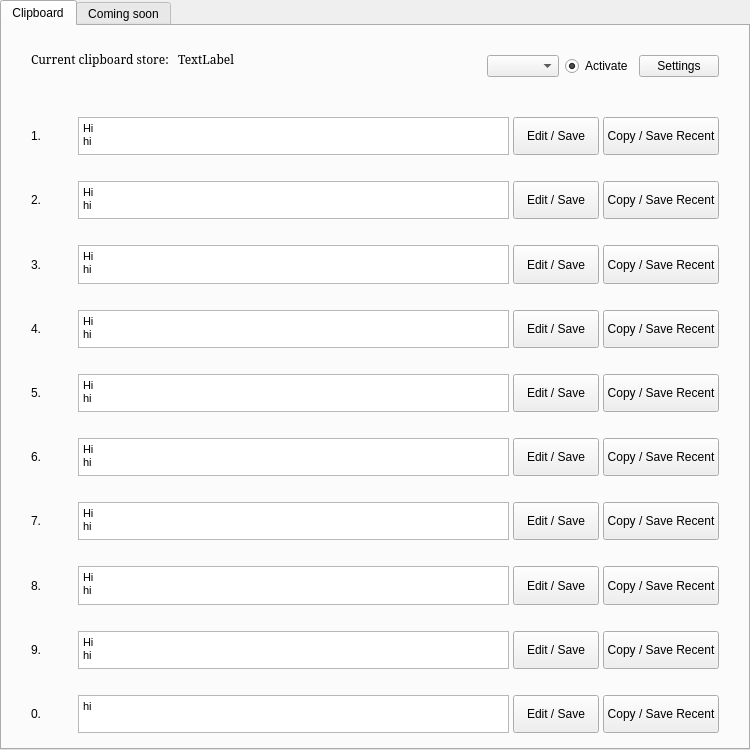
<?xml version="1.0" encoding="UTF-8"?>
<ui version="4.0">
 <class>BetterClipboard</class>
 <widget class="QTabWidget" name="BetterClipboard">
  <property name="geometry">
   <rect>
    <x>0</x>
    <y>0</y>
    <width>750</width>
    <height>750</height>
   </rect>
  </property>
  <property name="sizePolicy">
   <sizepolicy hsizetype="MinimumExpanding" vsizetype="MinimumExpanding">
    <horstretch>0</horstretch>
    <verstretch>0</verstretch>
   </sizepolicy>
  </property>
  <property name="minimumSize">
   <size>
    <width>750</width>
    <height>750</height>
   </size>
  </property>
  <property name="windowTitle">
   <string>Powerful Tools</string>
  </property>
  <property name="currentIndex">
   <number>0</number>
  </property>
  <widget class="QWidget" name="tab">
   <attribute name="title">
    <string>Clipboard</string>
   </attribute>
   <layout class="QHBoxLayout" name="horizontalLayout_2">
    <property name="topMargin">
     <number>5</number>
    </property>
    <property name="bottomMargin">
     <number>5</number>
    </property>
    <item>
     <layout class="QVBoxLayout" name="verticalLayout">
      <item>
       <layout class="QHBoxLayout" name="recent_layout" stretch="1,3,0,0,0">
        <property name="leftMargin">
         <number>20</number>
        </property>
        <property name="topMargin">
         <number>20</number>
        </property>
        <property name="rightMargin">
         <number>20</number>
        </property>
        <property name="bottomMargin">
         <number>20</number>
        </property>
        <item>
         <widget class="QLabel" name="current_text">
          <property name="font">
           <font>
            <family>Constantia</family>
           </font>
          </property>
          <property name="text">
           <string>Current clipboard store: </string>
          </property>
          <property name="alignment">
           <set>Qt::AlignLeading|Qt::AlignLeft|Qt::AlignTop</set>
          </property>
         </widget>
        </item>
        <item>
         <widget class="QLabel" name="current_value">
          <property name="minimumSize">
           <size>
            <width>0</width>
            <height>30</height>
           </size>
          </property>
          <property name="maximumSize">
           <size>
            <width>16777215</width>
            <height>30</height>
           </size>
          </property>
          <property name="font">
           <font>
            <family>Constantia</family>
           </font>
          </property>
          <property name="text">
           <string>TextLabel</string>
          </property>
          <property name="alignment">
           <set>Qt::AlignLeading|Qt::AlignLeft|Qt::AlignTop</set>
          </property>
         </widget>
        </item>
        <item>
         <widget class="QComboBox" name="clipboard_set_combo"/>
        </item>
        <item>
         <widget class="QRadioButton" name="clipboard_active">
          <property name="text">
           <string>Activate</string>
          </property>
          <property name="checked">
           <bool>true</bool>
          </property>
         </widget>
        </item>
        <item>
         <widget class="QPushButton" name="settings_button">
          <property name="text">
           <string>Settings</string>
          </property>
         </widget>
        </item>
       </layout>
      </item>
      <item>
       <layout class="QHBoxLayout" name="entry_hori_1" stretch="1,10,2,2">
        <property name="spacing">
         <number>4</number>
        </property>
        <property name="leftMargin">
         <number>20</number>
        </property>
        <property name="topMargin">
         <number>10</number>
        </property>
        <property name="rightMargin">
         <number>20</number>
        </property>
        <property name="bottomMargin">
         <number>10</number>
        </property>
        <item>
         <widget class="QLabel" name="entry_choice_1">
          <property name="text">
           <string>1.</string>
          </property>
         </widget>
        </item>
        <item>
         <widget class="QTextEdit" name="entry_textEdit_1">
          <property name="enabled">
           <bool>true</bool>
          </property>
          <property name="sizePolicy">
           <sizepolicy hsizetype="Expanding" vsizetype="Expanding">
            <horstretch>0</horstretch>
            <verstretch>0</verstretch>
           </sizepolicy>
          </property>
          <property name="minimumSize">
           <size>
            <width>200</width>
            <height>30</height>
           </size>
          </property>
          <property name="maximumSize">
           <size>
            <width>10000</width>
            <height>50</height>
           </size>
          </property>
          <property name="baseSize">
           <size>
            <width>200</width>
            <height>50</height>
           </size>
          </property>
          <property name="html">
           <string>&lt;!DOCTYPE HTML PUBLIC &quot;-//W3C//DTD HTML 4.0//EN&quot; &quot;http://www.w3.org/TR/REC-html40/strict.dtd&quot;&gt;
&lt;html&gt;&lt;head&gt;&lt;meta name=&quot;qrichtext&quot; content=&quot;1&quot; /&gt;&lt;style type=&quot;text/css&quot;&gt;
p, li { white-space: pre-wrap; }
&lt;/style&gt;&lt;/head&gt;&lt;body style=&quot; font-family:'MS Shell Dlg 2'; font-size:8pt; font-weight:400; font-style:normal;&quot;&gt;
&lt;p style=&quot; margin-top:0px; margin-bottom:0px; margin-left:0px; margin-right:0px; -qt-block-indent:0; text-indent:0px;&quot;&gt;Hi&lt;/p&gt;
&lt;p style=&quot; margin-top:0px; margin-bottom:0px; margin-left:0px; margin-right:0px; -qt-block-indent:0; text-indent:0px;&quot;&gt;hi&lt;/p&gt;&lt;/body&gt;&lt;/html&gt;</string>
          </property>
         </widget>
        </item>
        <item>
         <widget class="QPushButton" name="entry_edit_button_1">
          <property name="sizePolicy">
           <sizepolicy hsizetype="Minimum" vsizetype="Expanding">
            <horstretch>0</horstretch>
            <verstretch>0</verstretch>
           </sizepolicy>
          </property>
          <property name="maximumSize">
           <size>
            <width>16777215</width>
            <height>45</height>
           </size>
          </property>
          <property name="text">
           <string>Edit / Save</string>
          </property>
         </widget>
        </item>
        <item>
         <widget class="QPushButton" name="entry_copy_button_1">
          <property name="sizePolicy">
           <sizepolicy hsizetype="Minimum" vsizetype="Expanding">
            <horstretch>0</horstretch>
            <verstretch>0</verstretch>
           </sizepolicy>
          </property>
          <property name="minimumSize">
           <size>
            <width>0</width>
            <height>0</height>
           </size>
          </property>
          <property name="maximumSize">
           <size>
            <width>16777215</width>
            <height>45</height>
           </size>
          </property>
          <property name="text">
           <string>Copy / Save Recent</string>
          </property>
         </widget>
        </item>
       </layout>
      </item>
      <item>
       <layout class="QHBoxLayout" name="entry_hori_2" stretch="1,10,2,2">
        <property name="spacing">
         <number>4</number>
        </property>
        <property name="leftMargin">
         <number>20</number>
        </property>
        <property name="topMargin">
         <number>10</number>
        </property>
        <property name="rightMargin">
         <number>20</number>
        </property>
        <property name="bottomMargin">
         <number>10</number>
        </property>
        <item>
         <widget class="QLabel" name="entry_choice_2">
          <property name="text">
           <string>2.</string>
          </property>
         </widget>
        </item>
        <item>
         <widget class="QTextEdit" name="entry_textEdit_2">
          <property name="enabled">
           <bool>true</bool>
          </property>
          <property name="sizePolicy">
           <sizepolicy hsizetype="Expanding" vsizetype="Expanding">
            <horstretch>0</horstretch>
            <verstretch>0</verstretch>
           </sizepolicy>
          </property>
          <property name="minimumSize">
           <size>
            <width>200</width>
            <height>30</height>
           </size>
          </property>
          <property name="maximumSize">
           <size>
            <width>10000</width>
            <height>50</height>
           </size>
          </property>
          <property name="baseSize">
           <size>
            <width>200</width>
            <height>50</height>
           </size>
          </property>
          <property name="html">
           <string>&lt;!DOCTYPE HTML PUBLIC &quot;-//W3C//DTD HTML 4.0//EN&quot; &quot;http://www.w3.org/TR/REC-html40/strict.dtd&quot;&gt;
&lt;html&gt;&lt;head&gt;&lt;meta name=&quot;qrichtext&quot; content=&quot;1&quot; /&gt;&lt;style type=&quot;text/css&quot;&gt;
p, li { white-space: pre-wrap; }
&lt;/style&gt;&lt;/head&gt;&lt;body style=&quot; font-family:'MS Shell Dlg 2'; font-size:8pt; font-weight:400; font-style:normal;&quot;&gt;
&lt;p style=&quot; margin-top:0px; margin-bottom:0px; margin-left:0px; margin-right:0px; -qt-block-indent:0; text-indent:0px;&quot;&gt;Hi&lt;/p&gt;
&lt;p style=&quot; margin-top:0px; margin-bottom:0px; margin-left:0px; margin-right:0px; -qt-block-indent:0; text-indent:0px;&quot;&gt;hi&lt;/p&gt;&lt;/body&gt;&lt;/html&gt;</string>
          </property>
         </widget>
        </item>
        <item>
         <widget class="QPushButton" name="entry_edit_button_2">
          <property name="sizePolicy">
           <sizepolicy hsizetype="Minimum" vsizetype="Expanding">
            <horstretch>0</horstretch>
            <verstretch>0</verstretch>
           </sizepolicy>
          </property>
          <property name="maximumSize">
           <size>
            <width>16777215</width>
            <height>45</height>
           </size>
          </property>
          <property name="text">
           <string>Edit / Save</string>
          </property>
         </widget>
        </item>
        <item>
         <widget class="QPushButton" name="entry_copy_button_2">
          <property name="sizePolicy">
           <sizepolicy hsizetype="Minimum" vsizetype="Expanding">
            <horstretch>0</horstretch>
            <verstretch>0</verstretch>
           </sizepolicy>
          </property>
          <property name="minimumSize">
           <size>
            <width>0</width>
            <height>0</height>
           </size>
          </property>
          <property name="maximumSize">
           <size>
            <width>16777215</width>
            <height>45</height>
           </size>
          </property>
          <property name="text">
           <string>Copy / Save Recent</string>
          </property>
         </widget>
        </item>
       </layout>
      </item>
      <item>
       <layout class="QHBoxLayout" name="entry_hori_3" stretch="1,10,2,2">
        <property name="spacing">
         <number>4</number>
        </property>
        <property name="leftMargin">
         <number>20</number>
        </property>
        <property name="topMargin">
         <number>10</number>
        </property>
        <property name="rightMargin">
         <number>20</number>
        </property>
        <property name="bottomMargin">
         <number>10</number>
        </property>
        <item>
         <widget class="QLabel" name="entry_choice_3">
          <property name="text">
           <string>3.</string>
          </property>
         </widget>
        </item>
        <item>
         <widget class="QTextEdit" name="entry_textEdit_3">
          <property name="enabled">
           <bool>true</bool>
          </property>
          <property name="sizePolicy">
           <sizepolicy hsizetype="Expanding" vsizetype="Expanding">
            <horstretch>0</horstretch>
            <verstretch>0</verstretch>
           </sizepolicy>
          </property>
          <property name="minimumSize">
           <size>
            <width>200</width>
            <height>30</height>
           </size>
          </property>
          <property name="maximumSize">
           <size>
            <width>10000</width>
            <height>50</height>
           </size>
          </property>
          <property name="baseSize">
           <size>
            <width>200</width>
            <height>50</height>
           </size>
          </property>
          <property name="html">
           <string>&lt;!DOCTYPE HTML PUBLIC &quot;-//W3C//DTD HTML 4.0//EN&quot; &quot;http://www.w3.org/TR/REC-html40/strict.dtd&quot;&gt;
&lt;html&gt;&lt;head&gt;&lt;meta name=&quot;qrichtext&quot; content=&quot;1&quot; /&gt;&lt;style type=&quot;text/css&quot;&gt;
p, li { white-space: pre-wrap; }
&lt;/style&gt;&lt;/head&gt;&lt;body style=&quot; font-family:'MS Shell Dlg 2'; font-size:8pt; font-weight:400; font-style:normal;&quot;&gt;
&lt;p style=&quot; margin-top:0px; margin-bottom:0px; margin-left:0px; margin-right:0px; -qt-block-indent:0; text-indent:0px;&quot;&gt;Hi&lt;/p&gt;
&lt;p style=&quot; margin-top:0px; margin-bottom:0px; margin-left:0px; margin-right:0px; -qt-block-indent:0; text-indent:0px;&quot;&gt;hi&lt;/p&gt;&lt;/body&gt;&lt;/html&gt;</string>
          </property>
         </widget>
        </item>
        <item>
         <widget class="QPushButton" name="entry_edit_button_3">
          <property name="sizePolicy">
           <sizepolicy hsizetype="Minimum" vsizetype="Expanding">
            <horstretch>0</horstretch>
            <verstretch>0</verstretch>
           </sizepolicy>
          </property>
          <property name="maximumSize">
           <size>
            <width>16777215</width>
            <height>45</height>
           </size>
          </property>
          <property name="text">
           <string>Edit / Save</string>
          </property>
         </widget>
        </item>
        <item>
         <widget class="QPushButton" name="entry_copy_button_3">
          <property name="sizePolicy">
           <sizepolicy hsizetype="Minimum" vsizetype="Expanding">
            <horstretch>0</horstretch>
            <verstretch>0</verstretch>
           </sizepolicy>
          </property>
          <property name="minimumSize">
           <size>
            <width>0</width>
            <height>0</height>
           </size>
          </property>
          <property name="maximumSize">
           <size>
            <width>16777215</width>
            <height>45</height>
           </size>
          </property>
          <property name="text">
           <string>Copy / Save Recent</string>
          </property>
         </widget>
        </item>
       </layout>
      </item>
      <item>
       <layout class="QHBoxLayout" name="entry_hori_4" stretch="1,10,2,2">
        <property name="spacing">
         <number>4</number>
        </property>
        <property name="leftMargin">
         <number>20</number>
        </property>
        <property name="topMargin">
         <number>10</number>
        </property>
        <property name="rightMargin">
         <number>20</number>
        </property>
        <property name="bottomMargin">
         <number>10</number>
        </property>
        <item>
         <widget class="QLabel" name="entry_choice_4">
          <property name="text">
           <string>4.</string>
          </property>
         </widget>
        </item>
        <item>
         <widget class="QTextEdit" name="entry_textEdit_4">
          <property name="enabled">
           <bool>true</bool>
          </property>
          <property name="sizePolicy">
           <sizepolicy hsizetype="Expanding" vsizetype="Expanding">
            <horstretch>0</horstretch>
            <verstretch>0</verstretch>
           </sizepolicy>
          </property>
          <property name="minimumSize">
           <size>
            <width>200</width>
            <height>30</height>
           </size>
          </property>
          <property name="maximumSize">
           <size>
            <width>10000</width>
            <height>50</height>
           </size>
          </property>
          <property name="baseSize">
           <size>
            <width>200</width>
            <height>50</height>
           </size>
          </property>
          <property name="html">
           <string>&lt;!DOCTYPE HTML PUBLIC &quot;-//W3C//DTD HTML 4.0//EN&quot; &quot;http://www.w3.org/TR/REC-html40/strict.dtd&quot;&gt;
&lt;html&gt;&lt;head&gt;&lt;meta name=&quot;qrichtext&quot; content=&quot;1&quot; /&gt;&lt;style type=&quot;text/css&quot;&gt;
p, li { white-space: pre-wrap; }
&lt;/style&gt;&lt;/head&gt;&lt;body style=&quot; font-family:'MS Shell Dlg 2'; font-size:8pt; font-weight:400; font-style:normal;&quot;&gt;
&lt;p style=&quot; margin-top:0px; margin-bottom:0px; margin-left:0px; margin-right:0px; -qt-block-indent:0; text-indent:0px;&quot;&gt;Hi&lt;/p&gt;
&lt;p style=&quot; margin-top:0px; margin-bottom:0px; margin-left:0px; margin-right:0px; -qt-block-indent:0; text-indent:0px;&quot;&gt;hi&lt;/p&gt;&lt;/body&gt;&lt;/html&gt;</string>
          </property>
         </widget>
        </item>
        <item>
         <widget class="QPushButton" name="entry_edit_button_4">
          <property name="sizePolicy">
           <sizepolicy hsizetype="Minimum" vsizetype="Expanding">
            <horstretch>0</horstretch>
            <verstretch>0</verstretch>
           </sizepolicy>
          </property>
          <property name="maximumSize">
           <size>
            <width>16777215</width>
            <height>45</height>
           </size>
          </property>
          <property name="text">
           <string>Edit / Save</string>
          </property>
         </widget>
        </item>
        <item>
         <widget class="QPushButton" name="entry_copy_button_4">
          <property name="sizePolicy">
           <sizepolicy hsizetype="Minimum" vsizetype="Expanding">
            <horstretch>0</horstretch>
            <verstretch>0</verstretch>
           </sizepolicy>
          </property>
          <property name="minimumSize">
           <size>
            <width>0</width>
            <height>0</height>
           </size>
          </property>
          <property name="maximumSize">
           <size>
            <width>16777215</width>
            <height>45</height>
           </size>
          </property>
          <property name="text">
           <string>Copy / Save Recent</string>
          </property>
         </widget>
        </item>
       </layout>
      </item>
      <item>
       <layout class="QHBoxLayout" name="entry_hori_5" stretch="1,10,2,2">
        <property name="spacing">
         <number>4</number>
        </property>
        <property name="leftMargin">
         <number>20</number>
        </property>
        <property name="topMargin">
         <number>10</number>
        </property>
        <property name="rightMargin">
         <number>20</number>
        </property>
        <property name="bottomMargin">
         <number>10</number>
        </property>
        <item>
         <widget class="QLabel" name="entry_choice_5">
          <property name="text">
           <string>5.</string>
          </property>
         </widget>
        </item>
        <item>
         <widget class="QTextEdit" name="entry_textEdit_5">
          <property name="enabled">
           <bool>true</bool>
          </property>
          <property name="sizePolicy">
           <sizepolicy hsizetype="Expanding" vsizetype="Expanding">
            <horstretch>0</horstretch>
            <verstretch>0</verstretch>
           </sizepolicy>
          </property>
          <property name="minimumSize">
           <size>
            <width>200</width>
            <height>30</height>
           </size>
          </property>
          <property name="maximumSize">
           <size>
            <width>10000</width>
            <height>50</height>
           </size>
          </property>
          <property name="baseSize">
           <size>
            <width>200</width>
            <height>50</height>
           </size>
          </property>
          <property name="html">
           <string>&lt;!DOCTYPE HTML PUBLIC &quot;-//W3C//DTD HTML 4.0//EN&quot; &quot;http://www.w3.org/TR/REC-html40/strict.dtd&quot;&gt;
&lt;html&gt;&lt;head&gt;&lt;meta name=&quot;qrichtext&quot; content=&quot;1&quot; /&gt;&lt;style type=&quot;text/css&quot;&gt;
p, li { white-space: pre-wrap; }
&lt;/style&gt;&lt;/head&gt;&lt;body style=&quot; font-family:'MS Shell Dlg 2'; font-size:8pt; font-weight:400; font-style:normal;&quot;&gt;
&lt;p style=&quot; margin-top:0px; margin-bottom:0px; margin-left:0px; margin-right:0px; -qt-block-indent:0; text-indent:0px;&quot;&gt;Hi&lt;/p&gt;
&lt;p style=&quot; margin-top:0px; margin-bottom:0px; margin-left:0px; margin-right:0px; -qt-block-indent:0; text-indent:0px;&quot;&gt;hi&lt;/p&gt;&lt;/body&gt;&lt;/html&gt;</string>
          </property>
         </widget>
        </item>
        <item>
         <widget class="QPushButton" name="entry_edit_button_5">
          <property name="sizePolicy">
           <sizepolicy hsizetype="Minimum" vsizetype="Expanding">
            <horstretch>0</horstretch>
            <verstretch>0</verstretch>
           </sizepolicy>
          </property>
          <property name="maximumSize">
           <size>
            <width>16777215</width>
            <height>45</height>
           </size>
          </property>
          <property name="text">
           <string>Edit / Save</string>
          </property>
         </widget>
        </item>
        <item>
         <widget class="QPushButton" name="entry_copy_button_5">
          <property name="sizePolicy">
           <sizepolicy hsizetype="Minimum" vsizetype="Expanding">
            <horstretch>0</horstretch>
            <verstretch>0</verstretch>
           </sizepolicy>
          </property>
          <property name="minimumSize">
           <size>
            <width>0</width>
            <height>0</height>
           </size>
          </property>
          <property name="maximumSize">
           <size>
            <width>16777215</width>
            <height>45</height>
           </size>
          </property>
          <property name="text">
           <string>Copy / Save Recent</string>
          </property>
         </widget>
        </item>
       </layout>
      </item>
      <item>
       <layout class="QHBoxLayout" name="entry_hori_6" stretch="1,10,2,2">
        <property name="spacing">
         <number>4</number>
        </property>
        <property name="leftMargin">
         <number>20</number>
        </property>
        <property name="topMargin">
         <number>10</number>
        </property>
        <property name="rightMargin">
         <number>20</number>
        </property>
        <property name="bottomMargin">
         <number>10</number>
        </property>
        <item>
         <widget class="QLabel" name="entry_choice_6">
          <property name="text">
           <string>6.</string>
          </property>
         </widget>
        </item>
        <item>
         <widget class="QTextEdit" name="entry_textEdit_6">
          <property name="enabled">
           <bool>true</bool>
          </property>
          <property name="sizePolicy">
           <sizepolicy hsizetype="Expanding" vsizetype="Expanding">
            <horstretch>0</horstretch>
            <verstretch>0</verstretch>
           </sizepolicy>
          </property>
          <property name="minimumSize">
           <size>
            <width>200</width>
            <height>30</height>
           </size>
          </property>
          <property name="maximumSize">
           <size>
            <width>10000</width>
            <height>50</height>
           </size>
          </property>
          <property name="baseSize">
           <size>
            <width>200</width>
            <height>50</height>
           </size>
          </property>
          <property name="html">
           <string>&lt;!DOCTYPE HTML PUBLIC &quot;-//W3C//DTD HTML 4.0//EN&quot; &quot;http://www.w3.org/TR/REC-html40/strict.dtd&quot;&gt;
&lt;html&gt;&lt;head&gt;&lt;meta name=&quot;qrichtext&quot; content=&quot;1&quot; /&gt;&lt;style type=&quot;text/css&quot;&gt;
p, li { white-space: pre-wrap; }
&lt;/style&gt;&lt;/head&gt;&lt;body style=&quot; font-family:'MS Shell Dlg 2'; font-size:8pt; font-weight:400; font-style:normal;&quot;&gt;
&lt;p style=&quot; margin-top:0px; margin-bottom:0px; margin-left:0px; margin-right:0px; -qt-block-indent:0; text-indent:0px;&quot;&gt;Hi&lt;/p&gt;
&lt;p style=&quot; margin-top:0px; margin-bottom:0px; margin-left:0px; margin-right:0px; -qt-block-indent:0; text-indent:0px;&quot;&gt;hi&lt;/p&gt;&lt;/body&gt;&lt;/html&gt;</string>
          </property>
         </widget>
        </item>
        <item>
         <widget class="QPushButton" name="entry_edit_button_6">
          <property name="sizePolicy">
           <sizepolicy hsizetype="Minimum" vsizetype="Expanding">
            <horstretch>0</horstretch>
            <verstretch>0</verstretch>
           </sizepolicy>
          </property>
          <property name="maximumSize">
           <size>
            <width>16777215</width>
            <height>45</height>
           </size>
          </property>
          <property name="text">
           <string>Edit / Save</string>
          </property>
         </widget>
        </item>
        <item>
         <widget class="QPushButton" name="entry_copy_button_6">
          <property name="sizePolicy">
           <sizepolicy hsizetype="Minimum" vsizetype="Expanding">
            <horstretch>0</horstretch>
            <verstretch>0</verstretch>
           </sizepolicy>
          </property>
          <property name="minimumSize">
           <size>
            <width>0</width>
            <height>0</height>
           </size>
          </property>
          <property name="maximumSize">
           <size>
            <width>16777215</width>
            <height>45</height>
           </size>
          </property>
          <property name="text">
           <string>Copy / Save Recent</string>
          </property>
         </widget>
        </item>
       </layout>
      </item>
      <item>
       <layout class="QHBoxLayout" name="entry_hori_7" stretch="1,10,2,2">
        <property name="spacing">
         <number>4</number>
        </property>
        <property name="leftMargin">
         <number>20</number>
        </property>
        <property name="topMargin">
         <number>10</number>
        </property>
        <property name="rightMargin">
         <number>20</number>
        </property>
        <property name="bottomMargin">
         <number>10</number>
        </property>
        <item>
         <widget class="QLabel" name="entry_choice_7">
          <property name="text">
           <string>7.</string>
          </property>
         </widget>
        </item>
        <item>
         <widget class="QTextEdit" name="entry_textEdit_7">
          <property name="enabled">
           <bool>true</bool>
          </property>
          <property name="sizePolicy">
           <sizepolicy hsizetype="Expanding" vsizetype="Expanding">
            <horstretch>0</horstretch>
            <verstretch>0</verstretch>
           </sizepolicy>
          </property>
          <property name="minimumSize">
           <size>
            <width>200</width>
            <height>30</height>
           </size>
          </property>
          <property name="maximumSize">
           <size>
            <width>10000</width>
            <height>50</height>
           </size>
          </property>
          <property name="baseSize">
           <size>
            <width>200</width>
            <height>50</height>
           </size>
          </property>
          <property name="html">
           <string>&lt;!DOCTYPE HTML PUBLIC &quot;-//W3C//DTD HTML 4.0//EN&quot; &quot;http://www.w3.org/TR/REC-html40/strict.dtd&quot;&gt;
&lt;html&gt;&lt;head&gt;&lt;meta name=&quot;qrichtext&quot; content=&quot;1&quot; /&gt;&lt;style type=&quot;text/css&quot;&gt;
p, li { white-space: pre-wrap; }
&lt;/style&gt;&lt;/head&gt;&lt;body style=&quot; font-family:'MS Shell Dlg 2'; font-size:8pt; font-weight:400; font-style:normal;&quot;&gt;
&lt;p style=&quot; margin-top:0px; margin-bottom:0px; margin-left:0px; margin-right:0px; -qt-block-indent:0; text-indent:0px;&quot;&gt;Hi&lt;/p&gt;
&lt;p style=&quot; margin-top:0px; margin-bottom:0px; margin-left:0px; margin-right:0px; -qt-block-indent:0; text-indent:0px;&quot;&gt;hi&lt;/p&gt;&lt;/body&gt;&lt;/html&gt;</string>
          </property>
         </widget>
        </item>
        <item>
         <widget class="QPushButton" name="entry_edit_button_7">
          <property name="sizePolicy">
           <sizepolicy hsizetype="Minimum" vsizetype="Expanding">
            <horstretch>0</horstretch>
            <verstretch>0</verstretch>
           </sizepolicy>
          </property>
          <property name="maximumSize">
           <size>
            <width>16777215</width>
            <height>45</height>
           </size>
          </property>
          <property name="text">
           <string>Edit / Save</string>
          </property>
         </widget>
        </item>
        <item>
         <widget class="QPushButton" name="entry_copy_button_7">
          <property name="sizePolicy">
           <sizepolicy hsizetype="Minimum" vsizetype="Expanding">
            <horstretch>0</horstretch>
            <verstretch>0</verstretch>
           </sizepolicy>
          </property>
          <property name="minimumSize">
           <size>
            <width>0</width>
            <height>0</height>
           </size>
          </property>
          <property name="maximumSize">
           <size>
            <width>16777215</width>
            <height>45</height>
           </size>
          </property>
          <property name="text">
           <string>Copy / Save Recent</string>
          </property>
         </widget>
        </item>
       </layout>
      </item>
      <item>
       <layout class="QHBoxLayout" name="entry_hori_8" stretch="1,10,2,2">
        <property name="spacing">
         <number>4</number>
        </property>
        <property name="leftMargin">
         <number>20</number>
        </property>
        <property name="topMargin">
         <number>10</number>
        </property>
        <property name="rightMargin">
         <number>20</number>
        </property>
        <property name="bottomMargin">
         <number>10</number>
        </property>
        <item>
         <widget class="QLabel" name="entry_choice_8">
          <property name="text">
           <string>8.</string>
          </property>
         </widget>
        </item>
        <item>
         <widget class="QTextEdit" name="entry_textEdit_8">
          <property name="enabled">
           <bool>true</bool>
          </property>
          <property name="sizePolicy">
           <sizepolicy hsizetype="Expanding" vsizetype="Expanding">
            <horstretch>0</horstretch>
            <verstretch>0</verstretch>
           </sizepolicy>
          </property>
          <property name="minimumSize">
           <size>
            <width>200</width>
            <height>30</height>
           </size>
          </property>
          <property name="maximumSize">
           <size>
            <width>10000</width>
            <height>50</height>
           </size>
          </property>
          <property name="baseSize">
           <size>
            <width>200</width>
            <height>50</height>
           </size>
          </property>
          <property name="html">
           <string>&lt;!DOCTYPE HTML PUBLIC &quot;-//W3C//DTD HTML 4.0//EN&quot; &quot;http://www.w3.org/TR/REC-html40/strict.dtd&quot;&gt;
&lt;html&gt;&lt;head&gt;&lt;meta name=&quot;qrichtext&quot; content=&quot;1&quot; /&gt;&lt;style type=&quot;text/css&quot;&gt;
p, li { white-space: pre-wrap; }
&lt;/style&gt;&lt;/head&gt;&lt;body style=&quot; font-family:'MS Shell Dlg 2'; font-size:8pt; font-weight:400; font-style:normal;&quot;&gt;
&lt;p style=&quot; margin-top:0px; margin-bottom:0px; margin-left:0px; margin-right:0px; -qt-block-indent:0; text-indent:0px;&quot;&gt;Hi&lt;/p&gt;
&lt;p style=&quot; margin-top:0px; margin-bottom:0px; margin-left:0px; margin-right:0px; -qt-block-indent:0; text-indent:0px;&quot;&gt;hi&lt;/p&gt;&lt;/body&gt;&lt;/html&gt;</string>
          </property>
         </widget>
        </item>
        <item>
         <widget class="QPushButton" name="entry_edit_button_8">
          <property name="sizePolicy">
           <sizepolicy hsizetype="Minimum" vsizetype="Expanding">
            <horstretch>0</horstretch>
            <verstretch>0</verstretch>
           </sizepolicy>
          </property>
          <property name="maximumSize">
           <size>
            <width>16777215</width>
            <height>45</height>
           </size>
          </property>
          <property name="text">
           <string>Edit / Save</string>
          </property>
         </widget>
        </item>
        <item>
         <widget class="QPushButton" name="entry_copy_button_8">
          <property name="sizePolicy">
           <sizepolicy hsizetype="Minimum" vsizetype="Expanding">
            <horstretch>0</horstretch>
            <verstretch>0</verstretch>
           </sizepolicy>
          </property>
          <property name="minimumSize">
           <size>
            <width>0</width>
            <height>0</height>
           </size>
          </property>
          <property name="maximumSize">
           <size>
            <width>16777215</width>
            <height>45</height>
           </size>
          </property>
          <property name="text">
           <string>Copy / Save Recent</string>
          </property>
         </widget>
        </item>
       </layout>
      </item>
      <item>
       <layout class="QHBoxLayout" name="entry_hori_9" stretch="1,10,2,2">
        <property name="spacing">
         <number>4</number>
        </property>
        <property name="leftMargin">
         <number>20</number>
        </property>
        <property name="topMargin">
         <number>10</number>
        </property>
        <property name="rightMargin">
         <number>20</number>
        </property>
        <property name="bottomMargin">
         <number>10</number>
        </property>
        <item>
         <widget class="QLabel" name="entry_choice_9">
          <property name="text">
           <string>9.</string>
          </property>
         </widget>
        </item>
        <item>
         <widget class="QTextEdit" name="entry_textEdit_9">
          <property name="enabled">
           <bool>true</bool>
          </property>
          <property name="sizePolicy">
           <sizepolicy hsizetype="Expanding" vsizetype="Expanding">
            <horstretch>0</horstretch>
            <verstretch>0</verstretch>
           </sizepolicy>
          </property>
          <property name="minimumSize">
           <size>
            <width>200</width>
            <height>30</height>
           </size>
          </property>
          <property name="maximumSize">
           <size>
            <width>10000</width>
            <height>50</height>
           </size>
          </property>
          <property name="baseSize">
           <size>
            <width>200</width>
            <height>50</height>
           </size>
          </property>
          <property name="html">
           <string>&lt;!DOCTYPE HTML PUBLIC &quot;-//W3C//DTD HTML 4.0//EN&quot; &quot;http://www.w3.org/TR/REC-html40/strict.dtd&quot;&gt;
&lt;html&gt;&lt;head&gt;&lt;meta name=&quot;qrichtext&quot; content=&quot;1&quot; /&gt;&lt;style type=&quot;text/css&quot;&gt;
p, li { white-space: pre-wrap; }
&lt;/style&gt;&lt;/head&gt;&lt;body style=&quot; font-family:'MS Shell Dlg 2'; font-size:8pt; font-weight:400; font-style:normal;&quot;&gt;
&lt;p style=&quot; margin-top:0px; margin-bottom:0px; margin-left:0px; margin-right:0px; -qt-block-indent:0; text-indent:0px;&quot;&gt;Hi&lt;/p&gt;
&lt;p style=&quot; margin-top:0px; margin-bottom:0px; margin-left:0px; margin-right:0px; -qt-block-indent:0; text-indent:0px;&quot;&gt;hi&lt;/p&gt;&lt;/body&gt;&lt;/html&gt;</string>
          </property>
         </widget>
        </item>
        <item>
         <widget class="QPushButton" name="entry_edit_button_9">
          <property name="sizePolicy">
           <sizepolicy hsizetype="Minimum" vsizetype="Expanding">
            <horstretch>0</horstretch>
            <verstretch>0</verstretch>
           </sizepolicy>
          </property>
          <property name="maximumSize">
           <size>
            <width>16777215</width>
            <height>45</height>
           </size>
          </property>
          <property name="text">
           <string>Edit / Save</string>
          </property>
         </widget>
        </item>
        <item>
         <widget class="QPushButton" name="entry_copy_button_9">
          <property name="sizePolicy">
           <sizepolicy hsizetype="Minimum" vsizetype="Expanding">
            <horstretch>0</horstretch>
            <verstretch>0</verstretch>
           </sizepolicy>
          </property>
          <property name="minimumSize">
           <size>
            <width>0</width>
            <height>0</height>
           </size>
          </property>
          <property name="maximumSize">
           <size>
            <width>16777215</width>
            <height>45</height>
           </size>
          </property>
          <property name="text">
           <string>Copy / Save Recent</string>
          </property>
         </widget>
        </item>
       </layout>
      </item>
      <item>
       <layout class="QHBoxLayout" name="entry_hori_0" stretch="1,10,2,2">
        <property name="spacing">
         <number>4</number>
        </property>
        <property name="leftMargin">
         <number>20</number>
        </property>
        <property name="topMargin">
         <number>10</number>
        </property>
        <property name="rightMargin">
         <number>20</number>
        </property>
        <property name="bottomMargin">
         <number>10</number>
        </property>
        <item>
         <widget class="QLabel" name="entry_choice_0">
          <property name="text">
           <string>0.</string>
          </property>
         </widget>
        </item>
        <item>
         <widget class="QTextEdit" name="entry_textEdit_0">
          <property name="enabled">
           <bool>true</bool>
          </property>
          <property name="sizePolicy">
           <sizepolicy hsizetype="Expanding" vsizetype="Expanding">
            <horstretch>0</horstretch>
            <verstretch>0</verstretch>
           </sizepolicy>
          </property>
          <property name="minimumSize">
           <size>
            <width>200</width>
            <height>30</height>
           </size>
          </property>
          <property name="maximumSize">
           <size>
            <width>10000</width>
            <height>50</height>
           </size>
          </property>
          <property name="baseSize">
           <size>
            <width>200</width>
            <height>50</height>
           </size>
          </property>
          <property name="html">
           <string>&lt;!DOCTYPE HTML PUBLIC &quot;-//W3C//DTD HTML 4.0//EN&quot; &quot;http://www.w3.org/TR/REC-html40/strict.dtd&quot;&gt;
&lt;html&gt;&lt;head&gt;&lt;meta name=&quot;qrichtext&quot; content=&quot;1&quot; /&gt;&lt;style type=&quot;text/css&quot;&gt;
p, li { white-space: pre-wrap; }
&lt;/style&gt;&lt;/head&gt;&lt;body style=&quot; font-family:'MS Shell Dlg 2'; font-size:8pt; font-weight:400; font-style:normal;&quot;&gt;
&lt;p style=&quot; margin-top:0px; margin-bottom:0px; margin-left:0px; margin-right:0px; -qt-block-indent:0; text-indent:0px;&quot;&gt;hi&lt;/p&gt;&lt;/body&gt;&lt;/html&gt;</string>
          </property>
         </widget>
        </item>
        <item>
         <widget class="QPushButton" name="entry_edit_button_0">
          <property name="sizePolicy">
           <sizepolicy hsizetype="Minimum" vsizetype="Expanding">
            <horstretch>0</horstretch>
            <verstretch>0</verstretch>
           </sizepolicy>
          </property>
          <property name="maximumSize">
           <size>
            <width>16777215</width>
            <height>45</height>
           </size>
          </property>
          <property name="text">
           <string>Edit / Save</string>
          </property>
         </widget>
        </item>
        <item>
         <widget class="QPushButton" name="entry_copy_button_0">
          <property name="sizePolicy">
           <sizepolicy hsizetype="Minimum" vsizetype="Expanding">
            <horstretch>0</horstretch>
            <verstretch>0</verstretch>
           </sizepolicy>
          </property>
          <property name="minimumSize">
           <size>
            <width>0</width>
            <height>0</height>
           </size>
          </property>
          <property name="maximumSize">
           <size>
            <width>16777215</width>
            <height>45</height>
           </size>
          </property>
          <property name="text">
           <string>Copy / Save Recent</string>
          </property>
         </widget>
        </item>
       </layout>
      </item>
     </layout>
    </item>
   </layout>
  </widget>
  <widget class="QWidget" name="tab_2">
   <property name="enabled">
    <bool>false</bool>
   </property>
   <attribute name="title">
    <string>Coming soon</string>
   </attribute>
  </widget>
 </widget>
 <resources/>
 <connections/>
</ui>
